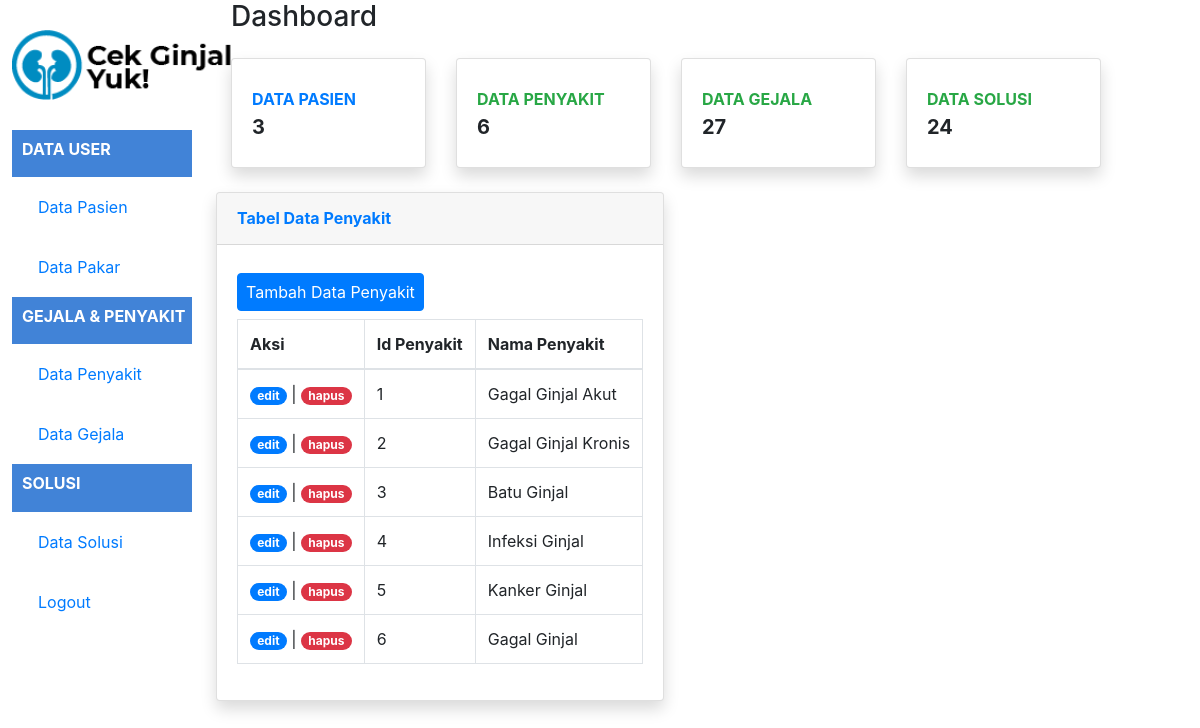
The page /indexPenyakit.php (signed in) on the database its author committed.
### tables this page shows
CREATE TABLE `penyakit` (
  `id_penyakit` int(11) NOT NULL,
  `penyakit` varchar(100) NOT NULL
);

### indexPenyakit.php (the view, shortened to what this page needs)
<?php
include "function.php";
$queryPenyakit = mysqli_query($koneksi, "SELECT * FROM penyakit");
$jumlahPasien = mysqli_query($koneksi, "SELECT COUNT('id_user') as jml_pasien FROM user WHERE role='1'");
$pasien = mysqli_fetch_assoc($jumlahPasien);
$jumlahPenyakit = mysqli_query($koneksi, "SELECT COUNT('id_penyakit') as jml_penyakit FROM penyakit");
$penyakit = mysqli_fetch_assoc($jumlahPenyakit);
$jumlahGejala = mysqli_query($koneksi, "SELECT COUNT('id_gejala') as jml_gejala FROM gejala");
$gejala = mysqli_fetch_assoc($jumlahGejala);
$jumlahSolusi = mysqli_query($koneksi, "SELECT COUNT('id_solusi') as jml_solusi FROM solusi");
$solusi = mysqli_fetch_assoc($jumlahSolusi);
?>
<!DOCTYPE html>
<html lang="en">
<head>
    <link rel="stylesheet" href="styles.css">
    <link
        rel="stylesheet"
        href="https://stackpath.bootstrapcdn.com/bootstrap/4.4.1/css/bootstrap.min.css"
/>
</head>
<body >
    <div class="kiri">
        <section class="logo">
            <img src="gambar/logo.png" alt="logo" height="70px" />
        </section>
        <div class="sidebar-heading">
            <h5 class="font-weight-bold text-white text-uppercase teks">Data User</h5>
        </div>
        <section class="isi">
            <a class="nav-link" href="indexAdmin.php">
            <span>Data Pasien</span></a>
        </section>
        <section class="isi">
            <a class="nav-link" href="indexPakar.php">
            <span>Data Pakar</span></a>
        </section>
        <div class="sidebar-heading">
            <h5 class="font-weight-bold text-white text-uppercase teks">Gejala & Penyakit</h5>
        </div>
        <section class="isi">
            <a class="nav-link" href="indexPenyakit.php">
            <span>Data Penyakit</span>
            </a>
        </section>
        <section class="isi">
            <a class="nav-link" href="indexGejala.php">
            <span>Data Gejala</span>
            </a>
        </section>
        <div class="sidebar-heading">
            <h5 class="font-weight-bold text-white text-uppercase teks">Solusi</h5>
        </div>
        <section class="isi">
            <a class="nav-link" href="indexSolusi.php">
            <span>Data Solusi</span>
            </a>
        </section>
        <section class="isi">
            <a class="nav-link" href="logout.php">
            <span>Logout</span>
            </a>
        </section>
    </div>
    <div class="kanan">
    <div class="container-fluid">
        <div class="d-sm-flex align-items-center justify-content-between mb-4">
            <h1 class="h3 mb-0 text-gray-800">Dashboard</h1>
        </div>
    <div class="row">
    <div class="col-xl-3 col-md-6 mb-4">
        <div class="card border-left-primary shadow h-100 py-2">
            <div class="card-body">
                <div class="row no-gutters align-items-center">
                    <div class="col mr-2">
                        <div class="text-xs font-weight-bold text-primary text-uppercase mb-1">Data Pasien</div>
                        <div class="h5 mb-0 font-weight-bold text-gray-800"><?= $pasien['jml_pasien']; ?></div>
                    </div>
                </div>
            </div>
        </div>
    </div>
    <div class="col-xl-3 col-md-6 mb-4">
        <div class="card border-left-success shadow h-100 py-2">
            <div class="card-body">
                <div class="row no-gutters align-items-center">
                    <div class="col mr-2">
                        <div class="text-xs font-weight-bold text-success text-uppercase mb-1">Data Penyakit</div>
                        <div class="h5 mb-0 font-weight-bold text-gray-800"><?= $penyakit['jml_penyakit']; ?></div>
                    </div>
                </div>
            </div>
        </div>
    </div>
    <div class="col-xl-3 col-md-6 mb-4">
        <div class="card border-left-info shadow h-100 py-2">
            <div class="card-body">
                <div class="row no-gutters align-items-center">
                    <div class="col mr-2">
                        <div class="text-xs font-weight-bold text-success text-uppercase mb-1">Data Gejala</div>
                        <div class="h5 mb-0 font-weight-bold text-gray-800"><?= $gejala['jml_gejala']; ?></div>
                    </div>
                </div>
            </div>
        </div>
    </div>
    <div class="col-xl-3 col-md-6 mb-4">
        <div class="card border-left-warning shadow h-100 py-2">
            <div class="card-body">
                <div class="row no-gutters align-items-center">
                    <div class="col mr-2">
                        <div class="text-xs font-weight-bold text-success text-uppercase mb-1">Data Solusi</div>
                        <div class="h5 mb-0 font-weight-bold text-gray-800"><?= $solusi['jml_solusi']; ?></div>
                    </div>
                </div>
            </div>
        </div>
    </div>
    <div class="card shadow mb-12">
        <div class="card-header py-3">
            <h6 class="m-0 font-weight-bold text-primary">Tabel Data Penyakit</h6>
        </div>
        <div class="card-body">
            <form method="post" encytpe="multipart/form-data">
                <table class="table table-bordered" id="dataTable" width="100%" cellspacing="0">
                    <thead>
                        <tr>
                            <th>Aksi</th>
                            <th>Id Penyakit</th>
                            <th>Nama Penyakit</th>
                        </tr>
                    </thead>
                <tbody>
                    <?php while ($data = mysqli_fetch_assoc($queryPenyakit)) { ?>
                    <tr>
                        <td>
                        <a class="badge badge-pill badge-primary" href="ubahPenyakit.php?id_penyakit=<?php echo $data["id_penyakit"]; ?>">edit</a> |
                        <a href="function.php?act=hapusPenyakit&id_penyakit=<?= $data['id_penyakit']; ?>" onclick="return confirm('Yakin ingin menghapus data?');" class="badge badge-pill badge-danger">hapus</a>
                        </td>
                        <td><?= $data['id_penyakit']; ?></td>
                        <td><?= $data['penyakit']; ?></td>
                    </tr>
                    <?php } ?>
                </tbody>
                <a href="tambahPenyakit.php" class="btn btn-primary my-2 px-2">Tambah Data Penyakit</a>
                </table>
            </form>
        </div>
    </div>
    </div>
</div>
</div>
</body>
</html>

### styles.css (style rules this page uses)
body { margin: 0; font-family: 'Franklin Gothic Medium'; }
.kiri { margin: 1%; margin-top: auto; width: 15%; height: auto; border-radius: 5px 5px 5px 5px; float: left; }
.kanan { margin: 1%; margin-top: auto; width: 75%; height: auto; float: left; }
.logo { display: flex; margin-top: 30px; margin-bottom: 30px; align-content: center; }
.teks { font-size: medium; }
.isi { text-align: center; padding: 10px; color: #4183D7; }
.sidebar-heading { color: #ffff; background-color: #4183D7; padding-left: 10px; padding-bottom: 10px; padding-top: 10px; }
.nav-link { text-align: left; }

### rows shown on the page
penyakit: id_penyakit "1", penyakit "Gagal Ginjal Akut"
penyakit: id_penyakit "2", penyakit "Gagal Ginjal Kronis"
penyakit: id_penyakit "3", penyakit "Batu Ginjal"
penyakit: id_penyakit "4", penyakit "Infeksi Ginjal"
penyakit: id_penyakit "5", penyakit "Kanker Ginjal"
penyakit: id_penyakit "6", penyakit "Gagal Ginjal"

### other values the page prints
$pasien['jml_pasien'] "3"
$penyakit['jml_penyakit'] "6"
$gejala['jml_gejala'] "27"
$solusi['jml_solusi'] "24"
